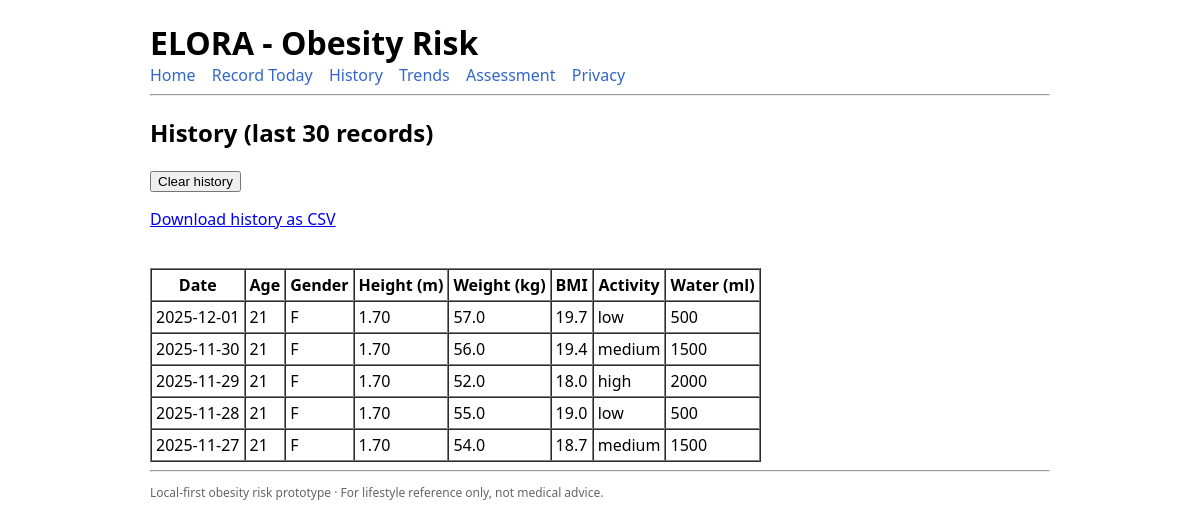
The app's page /history with its own data.
### app/models.py (models this page shows)
class Record(Base):
    __tablename__ = "records"
    id = Column(Integer, primary_key=True, index=True)
    date = Column(Date, nullable=False, index=True)
    age = Column(Integer, nullable=False)
    gender = Column(String(10), nullable=False)
    height_m = Column(Float, nullable=False)
    weight_kg = Column(Float, nullable=False)
    family_history = Column(String(1), nullable=False)   # Y/N
    activity_level = Column(String(10), nullable=False)  # low/medium/high
    water_ml = Column(Integer, nullable=False)
    bmi = Column(Float, nullable=True)
    created_at = Column(DateTime(timezone=True), server_default=func.now())

### app/main.py (the view)
@app.get("/history", response_class=HTMLResponse)
async def history(request: Request, db: Session = Depends(get_db)):
    records = (
        db.query(models.Record)
        .order_by(models.Record.date.desc(), models.Record.id.desc())
        .limit(30)
        .all()
    )
    return templates.TemplateResponse(
        "history.html",
        {
            "request": request,
            "title": "History",
            "records": records,
        },
    )

### app/templates/history.html
{% extends "base.html" %}
{% block content %}
<h2>History (last 30 records)</h2>
<form method="post" action="/history/clear" onsubmit="return confirm('This will delete all records permanently. Continue?');">
    <button type="submit">Clear history</button>
</form>
<p>
    <a href="/export" class="btn">Download history as CSV</a>
</p>
<br>
{% if records %}
<table border="1" cellspacing="0" cellpadding="4">
    <thead>
        <tr>
            <th>Date</th>
            <th>Age</th>
            <th>Gender</th>
            <th>Height (m)</th>
            <th>Weight (kg)</th>
            <th>BMI</th>
            <th>Activity</th>
            <th>Water (ml)</th>
        </tr>
    </thead>
    <tbody>
    {% for r in records %}
        <tr>
            <td>{{ r.date }}</td>
            <td>{{ r.age }}</td>
            <td>{{ r.gender }}</td>
            <td>{{ "%.2f"|format(r.height_m) }}</td>
            <td>{{ "%.1f"|format(r.weight_kg) }}</td>
            <td>
                {% if r.bmi is not none %}
                    {{ "%.1f"|format(r.bmi) }}
                {% else %}
                    -
                {% endif %}
            </td>
            <td>{{ r.activity_level }}</td>
            <td>{{ r.water_ml }}</td>
        </tr>
    {% endfor %}
    </tbody>
</table>
{% else %}
<p>No records yet. Please add one in "Record Today".</p>
{% endif %}
{% endblock %}

### app/templates/base.html (shortened to what this page needs)
<!DOCTYPE html>
<html lang="en">
<head>
    <link rel="stylesheet" href="/static/css/style.css">
</head>
<body>
<header>
    <h1>ELORA - Obesity Risk</h1>
    <nav>
        <a href="/">Home</a>
        <a href="/record-today">Record Today</a>
        <a href="/history">History</a>
        <a href="/trends">Trends</a>
        <a href="/assessment">Assessment</a>
        <a href="/privacy">Privacy</a>
    </nav>
    <hr>
</header>
<main>
    {% block content %}
    {% endblock %}
</main>
<footer>
    <hr>
    <p style="font-size: 12px; color: #666;">
        Local-first obesity risk prototype · For lifestyle reference only, not medical advice.
    </p>
</footer>
</body>
</html>

### app/static/css/style.css (style rules this page uses)
body { font-family: system-ui, -apple-system, BlinkMacSystemFont, "Segoe UI", sans-serif; margin: 20px auto; max-width: 900px; }
header h1 { margin-bottom: 0; }
nav a { margin-right: 12px; text-decoration: none; color: #3366cc; }

### records on screen
Record: date "2025-12-01", age "21", gender "F", height_m "1.70", weight_kg "57.0", bmi "19.7", activity_level "low", water_ml "500"
Record: date "2025-11-30", age "21", gender "F", height_m "1.70", weight_kg "56.0", bmi "19.4", activity_level "medium", water_ml "1500"
Record: date "2025-11-29", age "21", gender "F", height_m "1.70", weight_kg "52.0", bmi "18.0", activity_level "high", water_ml "2000"
Record: date "2025-11-28", age "21", gender "F", height_m "1.70", weight_kg "55.0", bmi "19.0", activity_level "low", water_ml "500"
Record: date "2025-11-27", age "21", gender "F", height_m "1.70", weight_kg "54.0", bmi "18.7", activity_level "medium", water_ml "1500"
